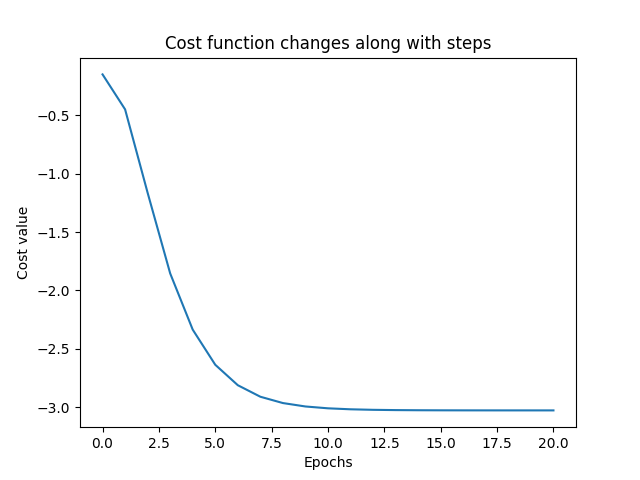

Recreate this plot in Python.
#!/usr/bin/env python
# coding: utf-8

# In[231]:


import pandas as pd
import numpy as np
import matplotlib.pyplot as plt
import math
import random


# In[232]:


train_data = pd.read_csv("concrete/train.csv",header=None)
test_data = pd.read_csv("concrete/test.csv",header=None)


# In[233]:


X = train_data.iloc[:,:-1]
Y = train_data.iloc[:,-1]
X_train = np.column_stack(([1]*X.shape[0], X))
m,n = X_train.shape
weights = np.array([0]*n)
X = np.array(X_train)
Y = np.array(Y)
r = 0.006
iterations = 1000
cost = []
weights_new = []


# In[234]:


predictions_at_step = []
def gradient_dw(x,y,w,grad_dw):
    for i in range(len(x)):
        pred = np.matmul(w.T,x)
        grad_dw[i] = -(y-pred)*x[i]
    return grad_dw
c=0
dw = np.array([0]*n)
gradient_update = np.array([0]*n)
while 1:
    for j in range(len(X)):
        dw = gradient_dw(X[j],Y[j],weights,dw)
        gradient_update = gradient_update + dw
    predictions_at_step.append((1/2)*sum(Y - np.matmul(weights,X.T)**2))
    weights_new = weights - r * np.array(gradient_update)
    print("The decaying learning rate over the step {} is {}".format(c+1,r))
    r = r/2
    if np.count_nonzero(abs(weights_new - weights)<10**-6)==len(weights):
        break
    weights = weights_new
    c+=1


# In[235]:


print("The weights that are learned: ", weights)
print("In this the bias is : ",weights[0])


# In[251]:


def lms(true,pred):
    return (1/len(true))*sum((true-pred)**2)


# In[252]:


pred = np.matmul(X,weights)
print("The cost function for the train data is:",lms(Y,pred))


# In[253]:


X_t = test_data.iloc[:,:-1]
Y_t = test_data.iloc[:,-1]
X_test = np.column_stack(([1]*X_t.shape[0], X_t))


# In[254]:


pred = np.matmul(X_test,weights)
print("The cost function for the test data is:",lms(Y_t,pred))


# In[250]:


plt.plot(range(len(predictions_at_step)),predictions_at_step)
plt.xlabel("Epochs")
plt.ylabel("Cost value")
plt.title("Cost function changes along with steps")
plt.show()


# In[ ]:
